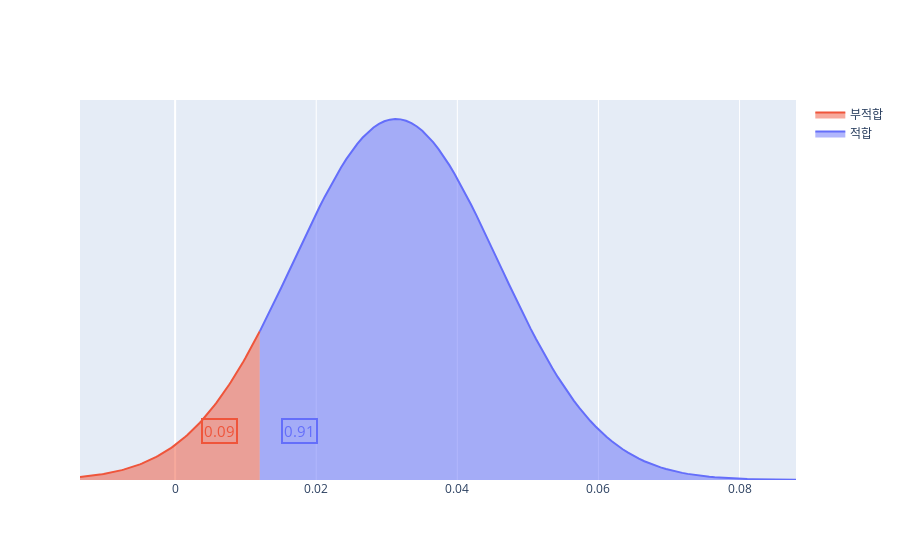

Source (notebook cell):
### Markdown cell above
#### 부산시 이산화질소 적합도

### Code cell
no2_pro,no2_pro_negative = cal_norm(df_air_pollution['no2Value'].mean(),df_air_pollution['no2Value'].std(),
df_air_pollution['no2Value'].min(),df_air_pollution['no2Value'].max(),no2_standard,False)
no2_pro
